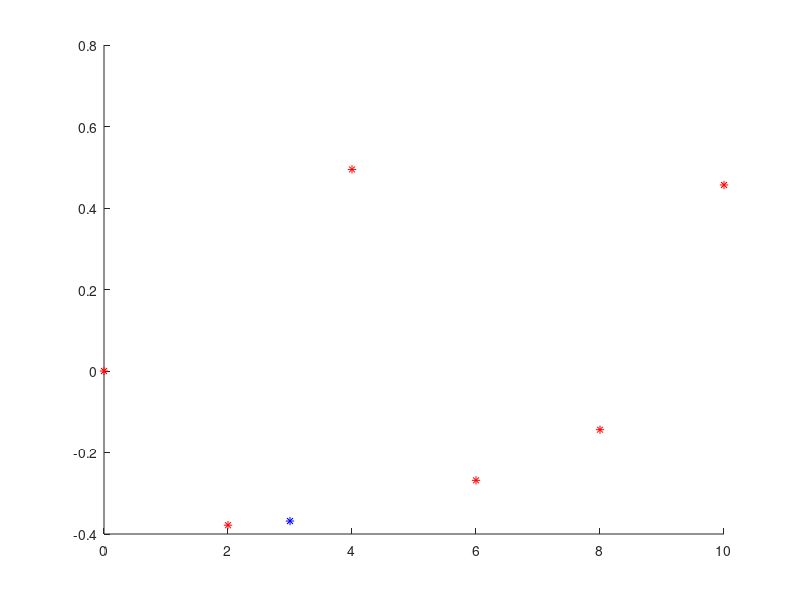

Reproduce this figure in MATLAB.
function interpolacion()
    clear;
    clc;
    x=[0 2 4 6 8 10];
    y = [0   -0.3784    0.4947   -0.2683   -0.1440  0.4565];
    
    disp(y)
    %%% Describir cuando x = 3
    %%%% Polinomio de grado 2 %%%%
    mat = [1 2 4; 1 6 36; 1 8 64];
    yb = [-0.3784; -0.2683; -0.1440];
    %a=mat\yb
    [L U P]=lu(mat);
    yb2 = P*yb; 
    z= SProgresiva(L,yb2, 3);
    xx= SRegresiva(U,z, 3);
    
    hold on
        plot(x,y,'*r');
        plot(3,xx(1)+xx(2)*3+xx(3)*9,'*b');
    hold off
end

function z = SProgresiva(L,b, tam)
    z = zeros(1,tam);
    for i = 1: tam
        suma=0;
        for j=1:i-1
            suma=suma+L(i,j)*z(j);
        end
        z(i) = (b(i)-suma)/L(i,i);
    end
end


function x = SRegresiva(U,z, tam)
    x = zeros(1,tam);
    for i = tam:-1:1
        suma=0;
        for j=i+1:tam
            suma=suma+U(i,j)*x(j);
        end
        x(i) = (z(i)-suma)/U(i,i);
    end
end
